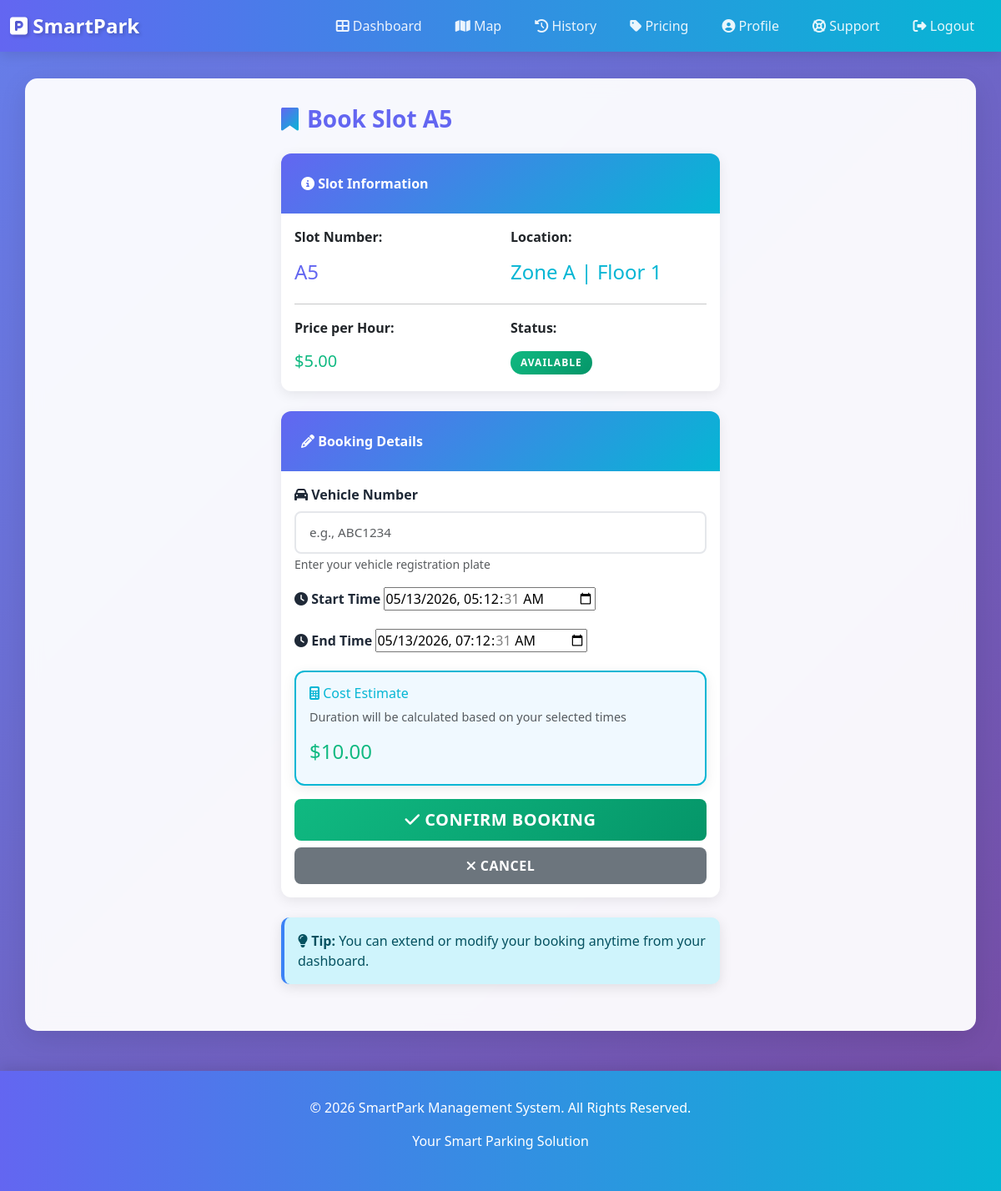
The app's page /book/5/ (signed in) with its own data.
### parking_app/models.py (models this page shows, shortened)
class ParkingSlot(models.Model):
    ZONE_CHOICES = [
        ('A', 'Zone A'),
        ('B', 'Zone B'),
        ('C', 'Zone C'),
        ('D', 'Zone D'),
    ]
    slot_number = models.CharField(max_length=10, unique=True)
    zone = models.CharField(max_length=1, choices=ZONE_CHOICES, default='A')
    is_available = models.BooleanField(default=True)
    floor = models.IntegerField(default=1)
    price_per_hour = models.DecimalField(max_digits=5, decimal_places=2, default=5.00)
    created_at = models.DateTimeField(auto_now_add=True)
    class Meta:
        ordering = ['zone', 'floor', 'slot_number']

### parking_app/views.py (the view)
# urls.py: path('book/<int:slot_id>/', views.book_slot, name='book_slot'),
@login_required
def book_slot(request, slot_id):
    slot = get_object_or_404(ParkingSlot, id=slot_id)
    if not slot.is_available:
        messages.error(request, "Slot is not available.")
        return redirect('dashboard')
    if request.method == 'POST':
        form = BookingForm(request.POST)
        if form.is_valid():
            booking = form.save(commit=False)
            booking.user = request.user
            booking.slot = slot
            booking.status = 'active'
            hours = (booking.end_time - booking.start_time).total_seconds() / 3600
            booking.amount_paid = float(slot.price_per_hour) * max(1, hours)
            booking.save()
            slot.is_available = False
            slot.save()
            messages.success(request, f"Slot {slot.slot_number} booked successfully!")
            return redirect('booking_detail', booking_id=booking.id)
    else:
        form = BookingForm()
        form.fields['start_time'].initial = timezone.now()
        form.fields['end_time'].initial = timezone.now() + timedelta(hours=2)
    return render(request, 'booking.html', {'slot': slot, 'form': form})

### parking_app/views.py
class BookingForm(forms.ModelForm):
    class Meta:
        model = Booking
        fields = ['vehicle_number', 'start_time', 'end_time']
        widgets = {
            'start_time': forms.DateTimeInput(attrs={'type': 'datetime-local'}),
            'end_time': forms.DateTimeInput(attrs={'type': 'datetime-local'}),
        }

### templates/booking.html (shortened to what this page needs)
{% extends 'base.html' %}
{% block content %}
<div class="row justify-content-center">
    <div class="col-lg-6">
        <h2 class="section-title mb-4">
            <i class="fas fa-bookmark"></i> Book Slot {{ slot.slot_number }}
        </h2>
        <div class="card mb-4">
            <div class="card-header">
                <i class="fas fa-info-circle"></i> Slot Information
            </div>
            <div class="card-body">
                <div class="row">
                    <div class="col-md-6">
                        <p><strong>Slot Number:</strong></p>
                        <h4 style="color: #6366f1;">{{ slot.slot_number }}</h4>
                    </div>
                    <div class="col-md-6">
                        <p><strong>Location:</strong></p>
                        <h4 style="color: #06b6d4;">Zone {{ slot.zone }} | Floor {{ slot.floor }}</h4>
                    </div>
                </div>
                <hr>
                <div class="row">
                    <div class="col-md-6">
                        <p><strong>Price per Hour:</strong></p>
                        <h5 style="color: #10b981;">${{ slot.price_per_hour }}</h5>
                    </div>
                    <div class="col-md-6">
                        <p><strong>Status:</strong></p>
                        <span class="badge badge-success">AVAILABLE</span>
                    </div>
                </div>
            </div>
        </div>
        <div class="card">
            <div class="card-header">
                <i class="fas fa-pencil"></i> Booking Details
            </div>
            <div class="card-body">
                <form method="post">
                    <div class="mb-3">
                        <label for="vehicle_number" class="form-label">
                            <i class="fas fa-car"></i> Vehicle Number
                        </label>
                        <input type="text" class="form-control" id="vehicle_number" name="vehicle_number"
                               placeholder="e.g., ABC1234" required maxlength="20">
                        <small class="text-muted">Enter your vehicle registration plate</small>
                    </div>
                    <div class="mb-3">
                        <label for="start_time" class="form-label">
                            <i class="fas fa-clock"></i> Start Time
                        </label>
                        {{ form.start_time }}
                    </div>
                    <div class="mb-3">
                        <label for="end_time" class="form-label">
                            <i class="fas fa-clock"></i> End Time
                        </label>
                        {{ form.end_time }}
                    </div>
                    <div class="card mb-3" style="background: #f0f9ff; border: 2px solid #06b6d4;">
                        <div class="card-body">
                            <h6 style="color: #06b6d4;"><i class="fas fa-calculator"></i> Cost Estimate</h6>
                            <p class="text-muted" style="font-size: 0.9rem;">Duration will be calculated based on your selected times</p>
                            <h4 id="estimated_cost" style="color: #10b981;">Calculating...</h4>
                        </div>
                    </div>
                    <div class="d-grid gap-2">
                        <button type="submit" class="btn btn-success btn-lg">
                            <i class="fas fa-check"></i> Confirm Booking
                        </button>
                        <a href="{% url 'dashboard' %}" class="btn btn-secondary">
                            <i class="fas fa-times"></i> Cancel
                        </a>
                    </div>
                </form>
            </div>
        </div>
        <div class="alert alert-info mt-4" style="border-left: 4px solid #3b82f6;">
            <i class="fas fa-lightbulb"></i>
            <strong>Tip:</strong> You can extend or modify your booking anytime from your dashboard.
        </div>
    </div>
</div>
{% endblock %}

### templates/base.html (style rules this page uses)
:root { --primary: #6366f1; --secondary: #06b6d4; --success: #10b981; --danger: #ef4444; --warning: #f59e0b; --info: #3b82f6; --dark: #1f2937; --light: #f3f4f6; }
* { margin: 0; padding: 0; box-sizing: border-box; }
body { font-family: 'Segoe UI', Tahoma, Geneva, Verdana, sans-serif; background: linear-gradient(135deg, #667eea 0%, #764ba2 100%); min-height: 100vh; background-attachment: fixed; }
.alert { border: none; border-radius: 10px; margin-bottom: 1.5rem; box-shadow: 0 4px 15px rgba(0,0,0,0.1); }
.btn { border: none; border-radius: 8px; font-weight: 600; padding: 10px 24px; transition: all 0.3s ease; text-transform: uppercase; letter-spacing: 0.5px; }
.btn-success { background: linear-gradient(135deg, #10b981 0%, #059669 100%); }
.card { border: none; border-radius: 12px; box-shadow: 0 4px 15px rgba(0,0,0,0.08); transition: all 0.3s ease; overflow: hidden; background: white; }
.card-header { background: linear-gradient(135deg, var(--primary) 0%, var(--secondary) 100%); color: white; border: none; font-weight: 600; padding: 1.5rem; }
.badge { padding: 8px 12px; border-radius: 20px; font-weight: 600; text-transform: uppercase; font-size: 0.75rem; letter-spacing: 1px; }
.badge-success { background: linear-gradient(135deg, #10b981 0%, #059669 100%); color: white; }
.form-control, .form-select { border-radius: 8px; border: 2px solid #e5e7eb; padding: 12px 16px; transition: all 0.3s ease; font-size: 0.95rem; }
.form-label { font-weight: 600; color: var(--dark); margin-bottom: 8px; }
.section-title { color: var(--primary); font-weight: 700; font-size: 1.75rem; margin-bottom: 1.5rem; display: flex; align-items: center; gap: 10px; }
.section-title i { background: linear-gradient(135deg, var(--primary) 0%, var(--secondary) 100%); -webkit-background-clip: text; -webkit-text-fill-color: transparent; background-clip: text; }

### records on screen
ParkingSlot: slot_number "A5", zone "A", floor "1", price_per_hour "5.00"
